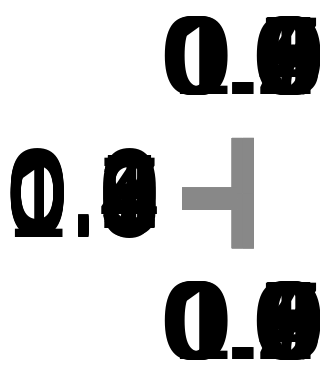

Source (Vega-Lite JSON):
### Vega specification from a JSON file in a GitHub repository (floating-point values rounded to 4 significant figures)
{"config": {"axis": {"domain": false}}, "scales": [{"name": "x"}, {"name": "y"}], "axes": [{"orient": "top", "scale": "x"}, {"orient": "bottom", "scale": "x"}, {"orient": "left", "scale": "y"}, {"orient": "right", "scale": [["y"]], "ticks": false, "labels": false}]}
